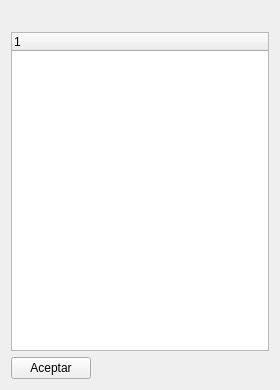
<?xml version="1.0" encoding="UTF-8"?>
<ui version="4.0">
 <class>Form</class>
 <widget class="QWidget" name="Form">
  <property name="minimumSize">
   <size>
    <width>280</width>
    <height>390</height>
   </size>
  </property>
  <property name="windowTitle">
   <string>Form</string>
  </property>
  <property name="styleSheet">
   <string notr="true"/>
  </property>
  <layout class="QVBoxLayout" name="verticalLayout">
   <item>
    <layout class="QGridLayout" name="gridLayout">
     <item row="0" column="0" colspan="2">
      <widget class="QLabel" name="label_nombre">
       <property name="font">
        <font>
         <pointsize>10</pointsize>
         <weight>75</weight>
         <bold>true</bold>
        </font>
       </property>
       <property name="text">
        <string/>
       </property>
       <property name="alignment">
        <set>Qt::AlignCenter</set>
       </property>
      </widget>
     </item>
     <item row="1" column="0" colspan="2">
      <widget class="QTreeWidget" name="tree_fechas">
       <column>
        <property name="text">
         <string notr="true">1</string>
        </property>
       </column>
      </widget>
     </item>
     <item row="2" column="0">
      <widget class="QPushButton" name="btn_aceptar">
       <property name="text">
        <string>Aceptar</string>
       </property>
      </widget>
     </item>
     <item row="2" column="1">
      <spacer name="horizontalSpacer">
       <property name="orientation">
        <enum>Qt::Horizontal</enum>
       </property>
       <property name="sizeHint" stdset="0">
        <size>
         <width>148</width>
         <height>20</height>
        </size>
       </property>
      </spacer>
     </item>
    </layout>
   </item>
  </layout>
 </widget>
 <resources/>
 <connections/>
</ui>
